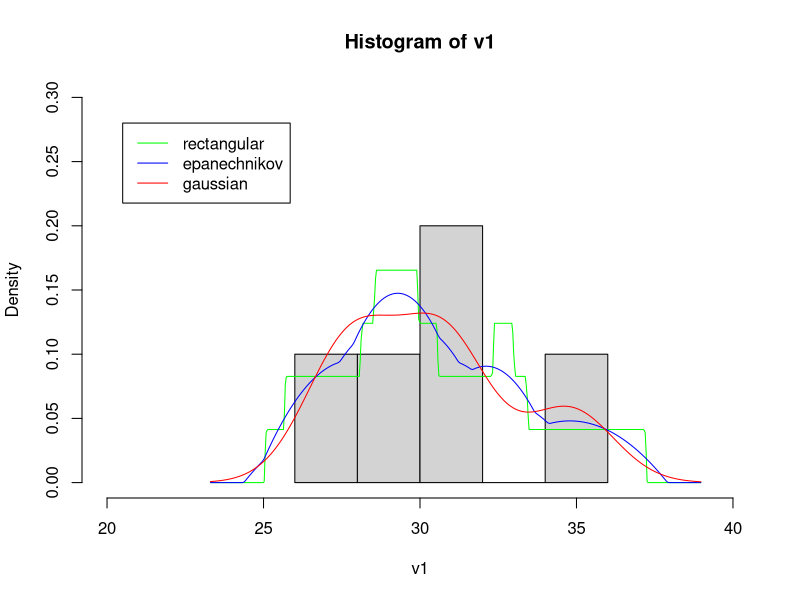
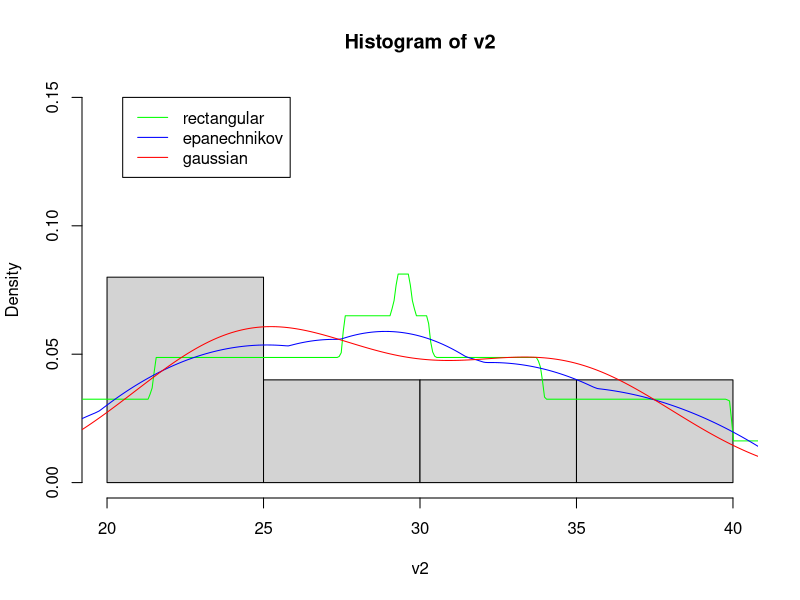
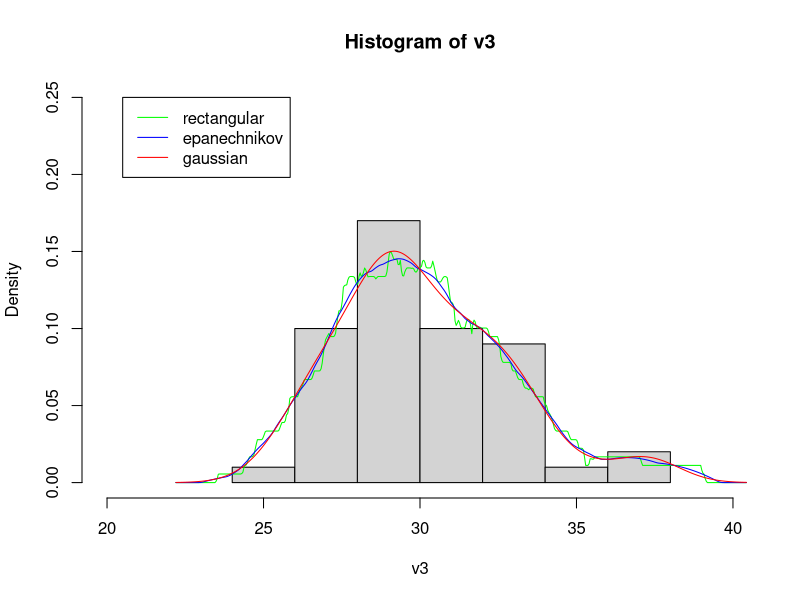
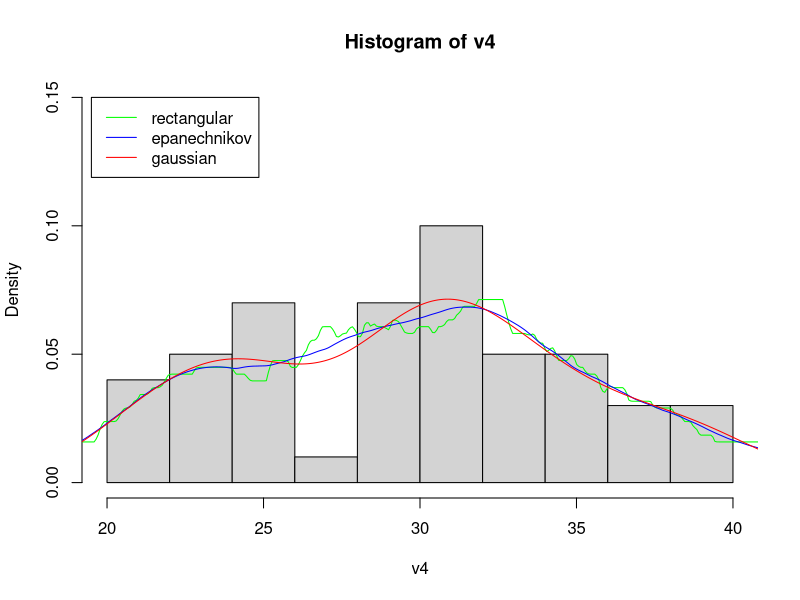

Generate these figures, in order, with R:
## ---- chunk 1
library(data.table)
## ---- chunk 2
set.seed(1)
v1 = rnorm(n = 5, mean = 30, sd = 3)
v2 = runif(n = 5, min = 20, max = 40)
v3 = rnorm(n = 50, mean = 30, sd = 3)
v4 = runif(n = 50, min = 20, max = 40)
## ---- chunk 3
data.table(v1=v1, v2=v2)
head(data.table(v3=v3, v4=v3))
tail(data.table(v3=v3, v4=v3))
## ---- chunk 4
hist(v1, probability = TRUE, xlim = c(20, 40), ylim = c(0, 0.3))
lines(density(v1, kernel = "rectangular"), col = "green", )
lines(density(v1, kernel = "epanechnikov"), col = "blue")
lines(density(v1, kernel = "gaussian"), col = "red")
legend(x = 20.5, y = 0.28,
       legend = c("rectangular", "epanechnikov", "gaussian"),
       col = c("green", "blue", "red"),
       lty=1, cex = 1)
## ---- chunk 5
hist(v2, probability = TRUE, xlim = c(20, 40), ylim = c(0, 0.15))
lines(density(v2, kernel = "rectangular"), col = "green")
lines(density(v2, kernel = "epanechnikov"), col = "blue")
lines(density(v2, kernel = "gaussian"), col = "red")
legend(x = 20.5, y = 0.15,
       legend = c("rectangular", "epanechnikov", "gaussian"),
       col = c("green", "blue", "red"),
       lty=1, cex = 1)
## ---- chunk 6
hist(v3, probability = TRUE, xlim = c(20, 40), ylim = c(0, 0.25))
lines(density(v3, kernel = "rectangular"), col = "green")
lines(density(v3, kernel = "epanechnikov"), col = "blue")
lines(density(v3, kernel = "gaussian"), col = "red")
legend(x = 20.5, y = 0.25,
       legend = c("rectangular", "epanechnikov", "gaussian"),
       col = c("green", "blue", "red"),
       lty=1, cex = 1)
## ---- chunk 7
hist(v4, probability = TRUE, xlim = c(20, 40), ylim = c(0, 0.15))
lines(density(v4, kernel = "rectangular"), col = "green")
lines(density(v4, kernel = "epanechnikov"), col = "blue")
lines(density(v4, kernel = "gaussian"), col = "red")
legend(x = 19.5, y = 0.15,
       legend = c("rectangular", "epanechnikov", "gaussian"),
       col = c("green", "blue", "red"),
       lty=1, cex = 1)
